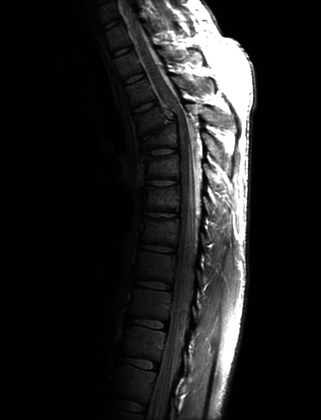
%> input picture Matlab/2-1.tif, 321 x 420 px, shrunk from 746 x 976 before the run
$ octave test2_t_2.m   (GNU Octave 9; MATLAB toolbox functions it lacks are replaced by stand-ins)
%> lines starting %> are read from the running program, lines starting %| are printed output that depends on the picture
clc,clear;
I = imread('2-1.tif');
%> I is the input picture: size 420x321 uint8; min 0, max 255, mean 32.6
[height,width] = size(I);
%> height = 420; width = 321
figure
subplot(221)
imshow(I)%显示原始图像
subplot(222)
imhist(I)%显示原始图像直方图

%进行像素灰度统计;
NumPixel = zeros(1,256);%统计各灰度数目，共256个灰度级
for i = 1:height
    for j = 1: width
        NumPixel(I(i,j) + 1) = NumPixel(I(i,j) + 1) + 1;%对应灰度值像素点数量增加一
    end
end
%> after the loop, NumPixel = 256 values, max 74861 at index 2, min 0 at index 256, mean 526.6
%计算灰度分布密度
ProbPixel = zeros(1,256);
for i = 1:256
    ProbPixel(i) = NumPixel(i) / (height * width * 1.0);
end
%> after the loop, ProbPixel = 256 values, max 0.555 at index 2, min 0 at index 256, mean 0.00391
%计算累计直方图分布
CumuPixel = zeros(1,256);
for i = 1:256
    if i == 1
        CumuPixel(i) = ProbPixel(i);
    else
        CumuPixel(i) = CumuPixel(i - 1) + ProbPixel(i);
    end
end
%> after the loop, CumuPixel = 256 values from 0.0183 to 1
%累计分布取整
CumuPixel = uint8(255 .* CumuPixel + 0.5);
%> CumuPixel = 256 values from 5 to 255
%对灰度值进行映射（均衡化）
for i = 1:height
    for j = 1: width
        I(i,j) = CumuPixel(I(i,j)+1);
    end
end
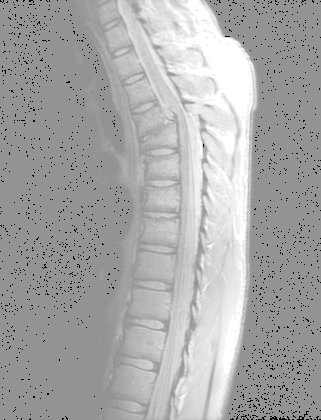
%> I: size 420x321 uint8; min 5, max 255, mean 167.9

subplot(223)
imshow(I)%显示原始图像
subplot(224)
imhist(I)%显示原始图像直方图
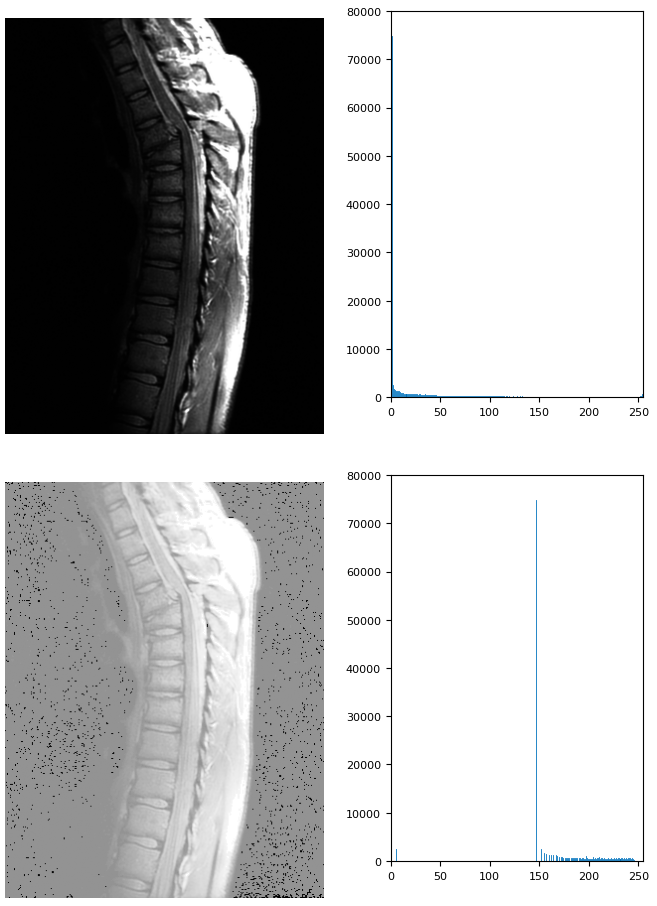
%> figure redrawn from the program's plot data, 4 panels

$ run again, with Matlab/1-2.tif copied over Matlab/2-1.tif
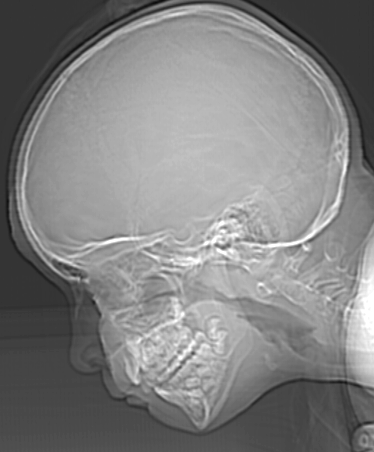
%> input picture Matlab/1-2.tif, 374 x 452 px
%> I is the input picture: size 452x374 uint8; min 12, max 255, mean 129.4
%> after the loop `for i = 1:height`: NumPixel = 256 values, max 12310 at index 53, min 0 at index 1, mean 660.3
%> after the loop `for i = 1:256`: ProbPixel = 256 values, max 0.0728 at index 53, min 0 at index 1, mean 0.00391
%> after the loop `for i = 1:256`: CumuPixel = 256 values from 0 to 1
%> `CumuPixel = uint8(255 .* CumuPixel + 0.5);`: CumuPixel = 256 values from 1 to 255
%> after the loop `for i = 1:height`:
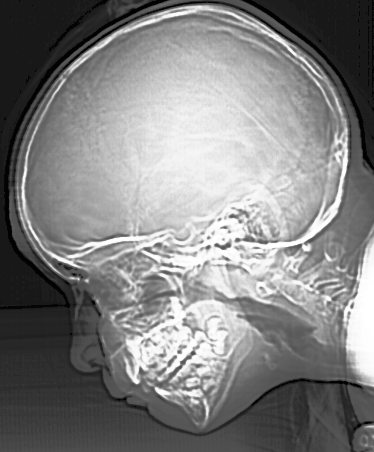
%> I: size 452x374 uint8; min 1, max 255, mean 130.3
%> `imhist(I)`:
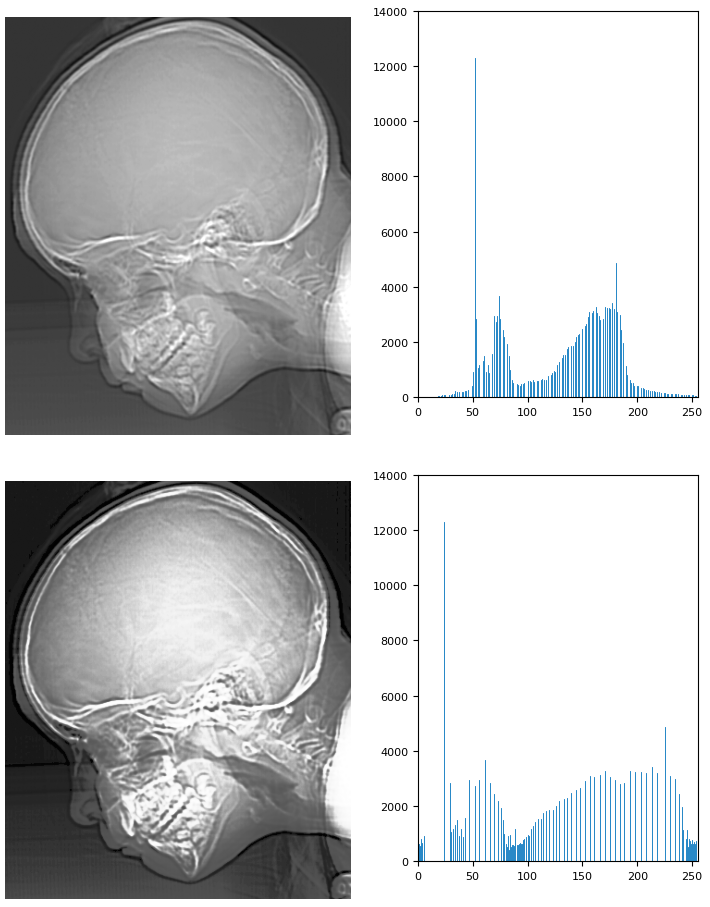
%> figure redrawn from the program's plot data, 4 panels

$ run again, with Matlab/10-1.tif copied over Matlab/2-1.tif
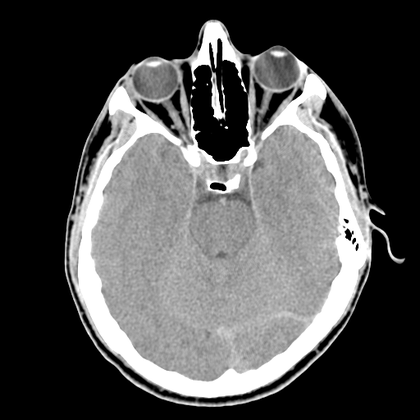
%> input picture Matlab/10-1.tif, 420 x 420 px, shrunk from 512 x 512 before the run
%> I is the input picture: size 420x420 uint8; min 0, max 255, mean 80.5
%> after the loop `for i = 1:height`: NumPixel = 256 values, max 91023 at index 1, min 0 at index 256, mean 689.1
%> after the loop `for i = 1:256`: ProbPixel = 256 values, max 0.516 at index 1, min 0 at index 256, mean 0.00391
%> after the loop `for i = 1:256`: CumuPixel = 256 values from 0.516 to 1
%> `CumuPixel = uint8(255 .* CumuPixel + 0.5);`: CumuPixel = 256 values from 132 to 255
%> after the loop `for i = 1:height`:
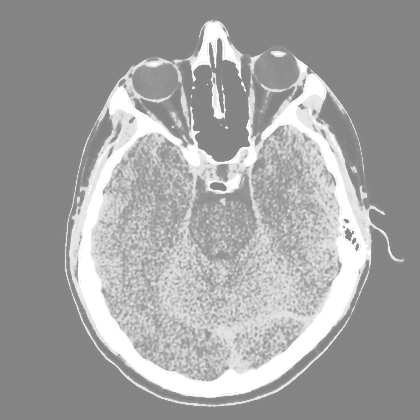
%> I: size 420x420 uint8; min 132, max 255, mean 162.9
%> `imhist(I)`:
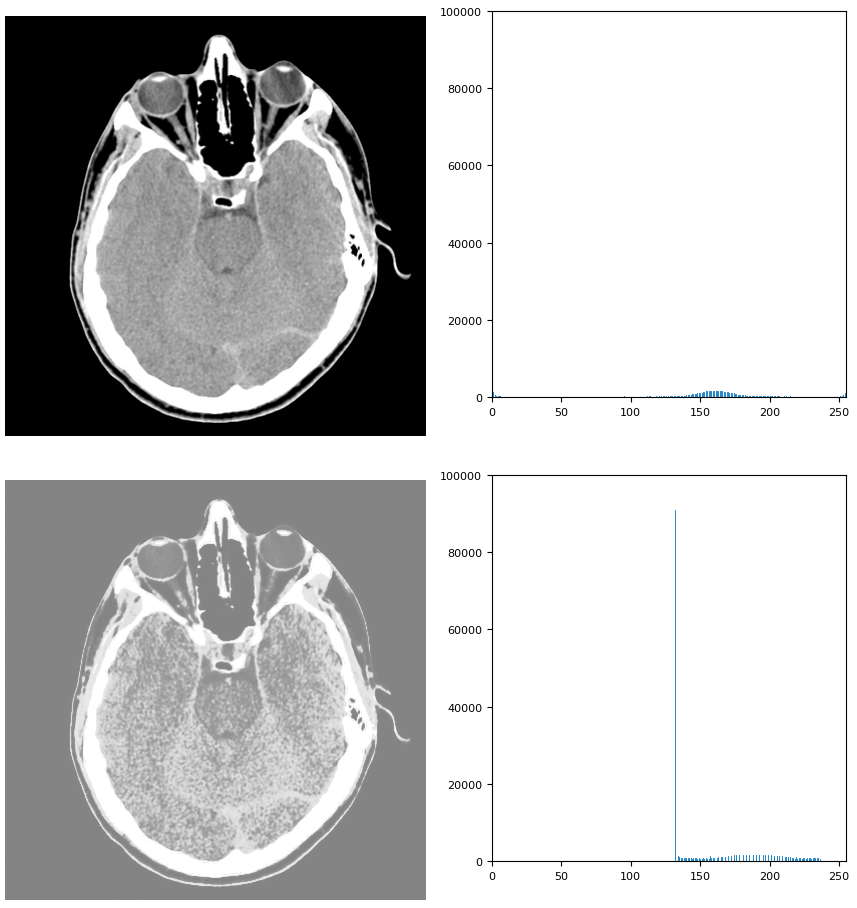
%> figure redrawn from the program's plot data, 4 panels
